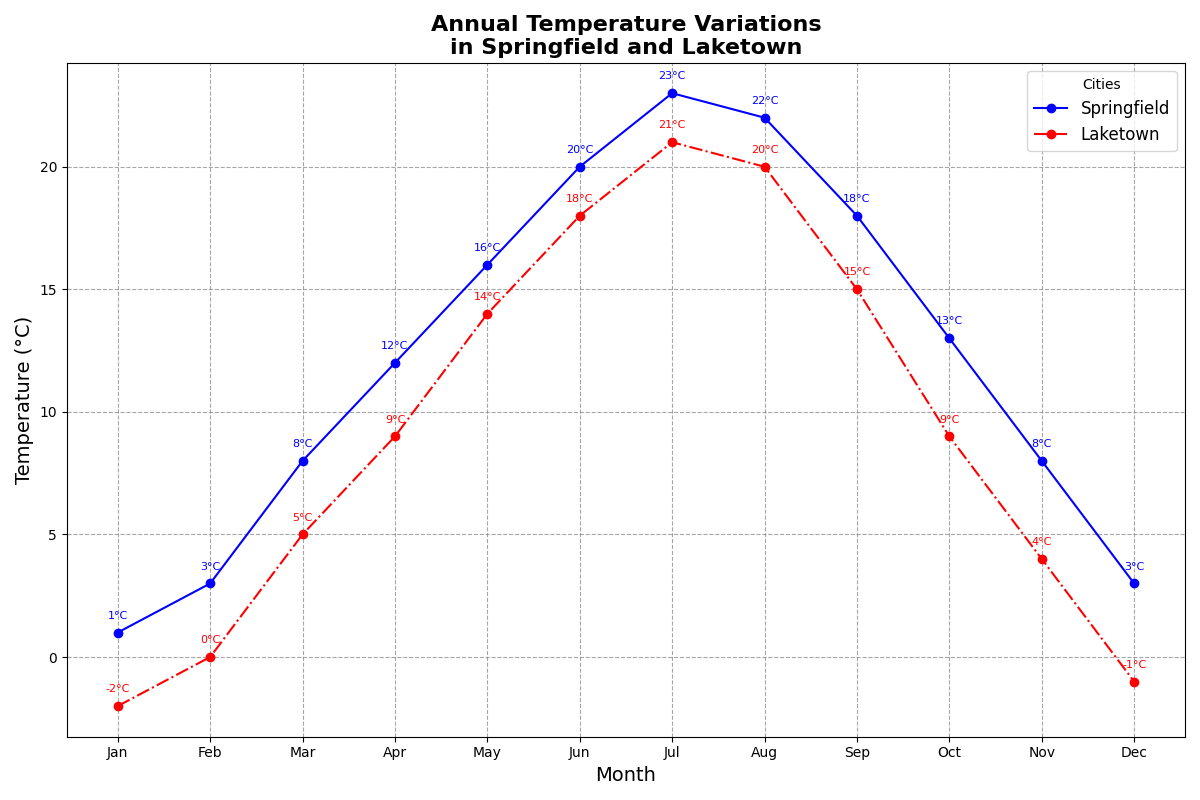

Recreate this plot in Python.
import matplotlib.pyplot as plt
import numpy as np

# Time (in months)
months = np.array(['Jan', 'Feb', 'Mar', 'Apr', 'May', 'Jun', 'Jul', 'Aug', 'Sep', 'Oct', 'Nov', 'Dec'])

# Temperature data (in degrees Celsius) for Springfield and Laketown
springfield_temps = np.array([1, 3, 8, 12, 16, 20, 23, 22, 18, 13, 8, 3])
laketown_temps = np.array([-2, 0, 5, 9, 14, 18, 21, 20, 15, 9, 4, -1])

# Create the plot
fig, ax = plt.subplots(figsize=(12, 8))

# Plot the temperature data
ax.plot(months, springfield_temps, marker='o', linestyle='-', color='b', label='Springfield')
ax.plot(months, laketown_temps, marker='o', linestyle='-.', color='r', label='Laketown')

# Set titles and labels
ax.set_title('Annual Temperature Variations\nin Springfield and Laketown', fontsize=16, fontweight='bold')
ax.set_xlabel('Month', fontsize=14)
ax.set_ylabel('Temperature (°C)', fontsize=14)

# Add legend
ax.legend(title='Cities', fontsize=12)

# Add grid for better readability
ax.grid(True, linestyle='--', which='both', color='grey', alpha=0.7)

# Annotate specific points for better emphasis
for i in range(len(months)):
    ax.annotate(f"{springfield_temps[i]}°C", (months[i], springfield_temps[i]), textcoords="offset points", xytext=(0,10), ha='center', fontsize=8, color='blue')
    ax.annotate(f"{laketown_temps[i]}°C", (months[i], laketown_temps[i]), textcoords="offset points", xytext=(0,10), ha='center', fontsize=8, color='red')

# Adjust layout to prevent overlapping
plt.tight_layout()

# Show the plot
plt.show()
